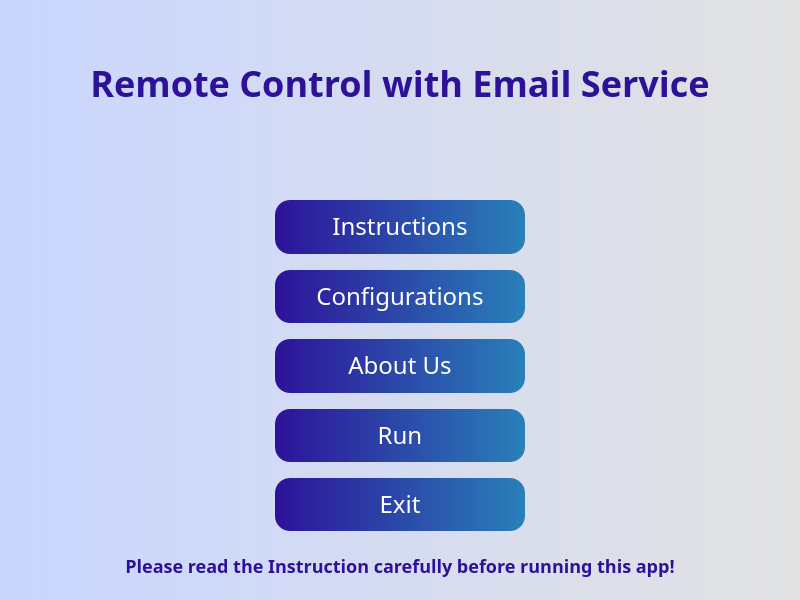
<?xml version="1.0" encoding="UTF-8"?>
<ui version="4.0">
 <class>ConfigWindow</class>
 <widget class="QMainWindow" name="ConfigWindow">
  <property name="geometry">
   <rect>
    <x>0</x>
    <y>0</y>
    <width>800</width>
    <height>600</height>
   </rect>
  </property>
  <property name="minimumSize">
   <size>
    <width>800</width>
    <height>600</height>
   </size>
  </property>
  <property name="maximumSize">
   <size>
    <width>800</width>
    <height>600</height>
   </size>
  </property>
  <property name="windowTitle">
   <string>Digital Contact List</string>
  </property>
  <property name="windowIcon">
   <iconset>
    <normaloff>assets/icons/contact.png</normaloff>assets/icons/contact.png</iconset>
  </property>
  <widget class="QWidget" name="centralwidget">
   <property name="styleSheet">
    <string notr="true">QPushButton {
	outline: none !important; 
}

QLabel {
	font-size: 16px;
	color: #333;
}</string>
   </property>
   <widget class="QStackedWidget" name="stackedWidget">
    <property name="geometry">
     <rect>
      <x>0</x>
      <y>0</y>
      <width>800</width>
      <height>600</height>
     </rect>
    </property>
    <property name="font">
     <font>
      <family>Arial</family>
     </font>
    </property>
    <property name="styleSheet">
     <string notr="true">QStackedWidget QWidget#homePage, QStackedWidget QWidget#insPage, QStackedWidget QWidget#configPage, QStackedWidget QWidget#aboutPage {
background: qlineargradient( x1:0 y1:0, x2:1 y2:0, stop:0 #C9D6FF,  stop:1 #E2E2E2);
}
/* stop:0 #acb6e5,  stop:1 #86fde8 */</string>
    </property>
    <property name="currentIndex">
     <number>0</number>
    </property>
    <widget class="QWidget" name="homePage">
     <property name="styleSheet">
      <string notr="true"/>
     </property>
     <widget class="QLabel" name="label">
      <property name="geometry">
       <rect>
        <x>0</x>
        <y>42</y>
        <width>800</width>
        <height>81</height>
       </rect>
      </property>
      <property name="font">
       <font>
        <family>SVN-Cookies</family>
        <pointsize>-1</pointsize>
        <weight>75</weight>
        <bold>true</bold>
       </font>
      </property>
      <property name="styleSheet">
       <string notr="true">font-size: 36px;
color: #2d1299;
font-weight: bold;</string>
      </property>
      <property name="text">
       <string>Remote Control with Email Service</string>
      </property>
      <property name="scaledContents">
       <bool>false</bool>
      </property>
      <property name="alignment">
       <set>Qt::AlignCenter</set>
      </property>
     </widget>
     <widget class="QWidget" name="widget" native="true">
      <property name="geometry">
       <rect>
        <x>275</x>
        <y>200</y>
        <width>250</width>
        <height>331</height>
       </rect>
      </property>
      <property name="styleSheet">
       <string notr="true">QPushButton {
	background: qlineargradient( x1:0 y1:0, x2:1 y2:0, stop:0 #2d1299,  stop:1 #2980b9);
	padding: 10px 8px 12px 8px;
	font-size: 24px;
	color: #fff;
	border: none;
	border-radius: 15px;
}

QPushButton:hover {
	background: qlineargradient( x1:0 y1:0, x2:1 y2:0, stop:0 #8e2de2,  stop:1 #4a00e0);
}</string>
      </property>
      <layout class="QVBoxLayout" name="verticalLayout_2">
       <property name="spacing">
        <number>16</number>
       </property>
       <item>
        <widget class="QPushButton" name="insBtn">
         <property name="font">
          <font>
           <family>SVN-Cookies</family>
           <pointsize>-1</pointsize>
           <weight>50</weight>
           <bold>false</bold>
          </font>
         </property>
         <property name="cursor">
          <cursorShape>PointingHandCursor</cursorShape>
         </property>
         <property name="styleSheet">
          <string notr="true"/>
         </property>
         <property name="text">
          <string>Instructions</string>
         </property>
        </widget>
       </item>
       <item>
        <widget class="QPushButton" name="configBtn">
         <property name="font">
          <font>
           <family>SVN-Cookies</family>
           <pointsize>-1</pointsize>
           <weight>50</weight>
           <bold>false</bold>
          </font>
         </property>
         <property name="cursor">
          <cursorShape>PointingHandCursor</cursorShape>
         </property>
         <property name="styleSheet">
          <string notr="true"/>
         </property>
         <property name="text">
          <string>Configurations</string>
         </property>
        </widget>
       </item>
       <item>
        <widget class="QPushButton" name="aboutBtn">
         <property name="font">
          <font>
           <family>SVN-Cookies</family>
           <pointsize>-1</pointsize>
           <weight>50</weight>
           <bold>false</bold>
          </font>
         </property>
         <property name="cursor">
          <cursorShape>PointingHandCursor</cursorShape>
         </property>
         <property name="text">
          <string>About Us</string>
         </property>
        </widget>
       </item>
       <item>
        <widget class="QPushButton" name="runBtn">
         <property name="font">
          <font>
           <family>SVN-Cookies</family>
           <pointsize>-1</pointsize>
           <weight>50</weight>
           <bold>false</bold>
          </font>
         </property>
         <property name="cursor">
          <cursorShape>PointingHandCursor</cursorShape>
         </property>
         <property name="text">
          <string>Run</string>
         </property>
        </widget>
       </item>
       <item>
        <widget class="QPushButton" name="exitBtn">
         <property name="font">
          <font>
           <family>SVN-Cookies</family>
           <pointsize>-1</pointsize>
           <weight>50</weight>
           <bold>false</bold>
          </font>
         </property>
         <property name="cursor">
          <cursorShape>PointingHandCursor</cursorShape>
         </property>
         <property name="text">
          <string>Exit</string>
         </property>
        </widget>
       </item>
      </layout>
     </widget>
     <widget class="QLabel" name="label_11">
      <property name="geometry">
       <rect>
        <x>370</x>
        <y>122</y>
        <width>60</width>
        <height>50</height>
       </rect>
      </property>
      <property name="text">
       <string/>
      </property>
      <property name="pixmap">
       <pixmap>remote_logo.png</pixmap>
      </property>
      <property name="scaledContents">
       <bool>true</bool>
      </property>
     </widget>
     <widget class="QLabel" name="label_12">
      <property name="geometry">
       <rect>
        <x>0</x>
        <y>550</y>
        <width>800</width>
        <height>31</height>
       </rect>
      </property>
      <property name="font">
       <font>
        <family>Quicksand</family>
        <pointsize>-1</pointsize>
        <weight>75</weight>
        <bold>true</bold>
       </font>
      </property>
      <property name="styleSheet">
       <string notr="true">font-size: 18px;
color: #2d1299;
font-weight: bold;</string>
      </property>
      <property name="text">
       <string>Please read the Instruction carefully before running this app!</string>
      </property>
      <property name="alignment">
       <set>Qt::AlignCenter</set>
      </property>
     </widget>
    </widget>
    <widget class="QWidget" name="insPage">
     <widget class="QLabel" name="label_2">
      <property name="geometry">
       <rect>
        <x>0</x>
        <y>30</y>
        <width>800</width>
        <height>51</height>
       </rect>
      </property>
      <property name="font">
       <font>
        <family>SVN-Cookies</family>
        <pointsize>-1</pointsize>
        <weight>75</weight>
        <bold>true</bold>
       </font>
      </property>
      <property name="styleSheet">
       <string notr="true">font-size: 30px;
color: #2d1299;
font-weight: bold;</string>
      </property>
      <property name="text">
       <string>Instructions</string>
      </property>
      <property name="alignment">
       <set>Qt::AlignCenter</set>
      </property>
     </widget>
     <widget class="QPushButton" name="insBack">
      <property name="geometry">
       <rect>
        <x>300</x>
        <y>535</y>
        <width>200</width>
        <height>28</height>
       </rect>
      </property>
      <property name="font">
       <font>
        <family>SVN-Cookies</family>
        <pointsize>-1</pointsize>
       </font>
      </property>
      <property name="cursor">
       <cursorShape>PointingHandCursor</cursorShape>
      </property>
      <property name="styleSheet">
       <string notr="true">QPushButton {
font-size: 20px;
color: #2d1299;
background-color: none;
border: none;
}

QPushButton:hover {
color: #8e2de2;
}</string>
      </property>
      <property name="text">
       <string>Back to Home</string>
      </property>
     </widget>
     <widget class="QWidget" name="insWidget" native="true">
      <property name="geometry">
       <rect>
        <x>100</x>
        <y>99</y>
        <width>600</width>
        <height>421</height>
       </rect>
      </property>
      <property name="styleSheet">
       <string notr="true">QWidget#insWidget {
	background-color: #fff;
	border-radius: 15px;
}

QLabel {
	font-size: 18px;
}</string>
      </property>
      <layout class="QVBoxLayout" name="verticalLayout_4" stretch="0">
       <property name="leftMargin">
        <number>16</number>
       </property>
       <property name="topMargin">
        <number>8</number>
       </property>
       <property name="rightMargin">
        <number>16</number>
       </property>
       <property name="bottomMargin">
        <number>8</number>
       </property>
       <item>
        <widget class="QLabel" name="label_9">
         <property name="font">
          <font>
           <family>Roboto</family>
           <pointsize>-1</pointsize>
          </font>
         </property>
         <property name="text">
          <string>&lt;html&gt;&lt;head/&gt;&lt;body&gt;&lt;p&gt;&lt;span style=&quot; font-size:11pt;&quot;&gt;Greeting from Group 8 - Hornors Program 2020, University of Science, VNUHCM. Thank you for using our application!&lt;/span&gt;&lt;/p&gt;&lt;p&gt;&lt;span style=&quot; font-size:11pt;&quot;&gt;Since you press the &lt;/span&gt;&lt;span style=&quot; font-size:11pt; font-weight:600;&quot;&gt;Run&lt;/span&gt;&lt;span style=&quot; font-size:11pt;&quot;&gt; button below, your computer can be controlled by someone that is allowed by you!&lt;/span&gt;&lt;/p&gt;&lt;p&gt;&lt;span style=&quot; font-size:11pt; font-weight:600;&quot;&gt;How can they do that? &lt;/span&gt;&lt;span style=&quot; font-size:11pt;&quot;&gt;using email, format of header,...&lt;/span&gt;&lt;/p&gt;&lt;p&gt;&lt;span style=&quot; font-size:11pt; font-weight:600;&quot;&gt;What things can they do with your device? &lt;/span&gt;&lt;span style=&quot; font-size:11pt;&quot;&gt;summary of featues...&lt;/span&gt;&lt;/p&gt;&lt;p&gt;&lt;span style=&quot; font-size:11pt;&quot;&gt;The controllers can see all of commands by sending an email with header &amp;quot;[R8GC] HELP&amp;quot; to the host mail set by you.&lt;/span&gt;&lt;/p&gt;&lt;p&gt;&lt;span style=&quot; font-size:11pt; font-weight:600;&quot;&gt;Notice:&lt;/span&gt;&lt;span style=&quot; font-size:11pt;&quot;&gt; Before running this app, please go to &lt;/span&gt;&lt;span style=&quot; font-size:11pt; font-weight:600;&quot;&gt;Configurations&lt;/span&gt;&lt;span style=&quot; font-size:11pt;&quot;&gt; to set up everything needed.&lt;/span&gt;&lt;/p&gt;&lt;p&gt;&lt;span style=&quot; font-size:11pt;&quot;&gt;(double click vào đây để chỉnh sửa)&lt;/span&gt;&lt;/p&gt;&lt;/body&gt;&lt;/html&gt;</string>
         </property>
         <property name="alignment">
          <set>Qt::AlignLeading|Qt::AlignLeft|Qt::AlignVCenter</set>
         </property>
         <property name="wordWrap">
          <bool>true</bool>
         </property>
        </widget>
       </item>
      </layout>
     </widget>
    </widget>
    <widget class="QWidget" name="configPage">
     <property name="styleSheet">
      <string notr="true"/>
     </property>
     <widget class="QPushButton" name="configBack">
      <property name="geometry">
       <rect>
        <x>300</x>
        <y>542</y>
        <width>200</width>
        <height>28</height>
       </rect>
      </property>
      <property name="font">
       <font>
        <family>SVN-Cookies</family>
        <pointsize>-1</pointsize>
       </font>
      </property>
      <property name="cursor">
       <cursorShape>PointingHandCursor</cursorShape>
      </property>
      <property name="styleSheet">
       <string notr="true">QPushButton {
font-size: 20px;
color: #2d1299;
background-color: none;
border: none;
}

QPushButton:hover {
color: #8e2de2;
}</string>
      </property>
      <property name="text">
       <string>Back to Home</string>
      </property>
     </widget>
     <widget class="QLabel" name="label_3">
      <property name="geometry">
       <rect>
        <x>0</x>
        <y>30</y>
        <width>800</width>
        <height>51</height>
       </rect>
      </property>
      <property name="font">
       <font>
        <family>SVN-Cookies</family>
        <pointsize>-1</pointsize>
        <weight>75</weight>
        <bold>true</bold>
       </font>
      </property>
      <property name="styleSheet">
       <string notr="true">font-size: 30px;
color: #2d1299;
font-weight: bold;</string>
      </property>
      <property name="text">
       <string>Configurations</string>
      </property>
      <property name="alignment">
       <set>Qt::AlignCenter</set>
      </property>
     </widget>
     <widget class="QWidget" name="configWidget" native="true">
      <property name="geometry">
       <rect>
        <x>100</x>
        <y>100</y>
        <width>600</width>
        <height>431</height>
       </rect>
      </property>
      <property name="styleSheet">
       <string notr="true">QWidget#configWidget {
	background-color: #fff;
	border-radius: 15px;
}

QLabel {
	font-size: 18px;
}</string>
      </property>
      <layout class="QVBoxLayout" name="verticalLayout_5" stretch="0">
       <property name="leftMargin">
        <number>16</number>
       </property>
       <property name="topMargin">
        <number>8</number>
       </property>
       <property name="rightMargin">
        <number>16</number>
       </property>
       <property name="bottomMargin">
        <number>8</number>
       </property>
       <item>
        <widget class="QLabel" name="label_13">
         <property name="font">
          <font>
           <family>Roboto</family>
           <pointsize>-1</pointsize>
          </font>
         </property>
         <property name="text">
          <string>&lt;html&gt;&lt;head/&gt;&lt;body&gt;&lt;p&gt;&lt;span style=&quot; font-size:11pt;&quot;&gt;1. QLineEdit cho việc nhập host mail&lt;/span&gt;&lt;/p&gt;&lt;p&gt;&lt;span style=&quot; font-size:11pt;&quot;&gt;2. White list (các mail được phép điều khiển)&lt;/span&gt;&lt;/p&gt;&lt;p&gt;&lt;span style=&quot; font-size:11pt;&quot;&gt;2.1. Basic white Litst (không được dùng explorer, pc, registry)&lt;/span&gt;&lt;/p&gt;&lt;p&gt;&lt;span style=&quot; font-size:11pt;&quot;&gt;2.2. Vip while list (full các lệnh)&lt;/span&gt;&lt;/p&gt;&lt;p&gt;&lt;span style=&quot; font-size:11pt;&quot;&gt;Sử dụng QListWidget để hiển thị danh sách, thêm, xóa&lt;/span&gt;&lt;/p&gt;&lt;p&gt;&lt;span style=&quot; font-size:11pt;&quot;&gt;3. QCheckbox, khởi động cùng Window&lt;/span&gt;&lt;/p&gt;&lt;p&gt;&lt;span style=&quot; font-size:11pt;&quot;&gt;4. Button save&lt;/span&gt;&lt;/p&gt;&lt;/body&gt;&lt;/html&gt;</string>
         </property>
         <property name="alignment">
          <set>Qt::AlignLeading|Qt::AlignLeft|Qt::AlignVCenter</set>
         </property>
         <property name="wordWrap">
          <bool>true</bool>
         </property>
        </widget>
       </item>
      </layout>
     </widget>
    </widget>
    <widget class="QWidget" name="aboutPage">
     <widget class="QLabel" name="label_4">
      <property name="geometry">
       <rect>
        <x>0</x>
        <y>85</y>
        <width>800</width>
        <height>51</height>
       </rect>
      </property>
      <property name="font">
       <font>
        <family>SVN-Cookies</family>
        <pointsize>-1</pointsize>
        <weight>75</weight>
        <bold>true</bold>
       </font>
      </property>
      <property name="styleSheet">
       <string notr="true">font-size: 30px;
color: #2d1299;
font-weight: bold;</string>
      </property>
      <property name="text">
       <string>About Us</string>
      </property>
      <property name="alignment">
       <set>Qt::AlignCenter</set>
      </property>
     </widget>
     <widget class="QWidget" name="aboutWidget" native="true">
      <property name="geometry">
       <rect>
        <x>100</x>
        <y>153</y>
        <width>600</width>
        <height>301</height>
       </rect>
      </property>
      <property name="styleSheet">
       <string notr="true">QWidget#aboutWidget {
	background-color: #fff;
	border-radius: 15px;
}

QLabel {
	font-size: 18px;
}</string>
      </property>
      <layout class="QVBoxLayout" name="verticalLayout_3" stretch="0,0,0">
       <property name="leftMargin">
        <number>16</number>
       </property>
       <property name="topMargin">
        <number>8</number>
       </property>
       <property name="rightMargin">
        <number>16</number>
       </property>
       <property name="bottomMargin">
        <number>8</number>
       </property>
       <item>
        <widget class="QLabel" name="label_6">
         <property name="font">
          <font>
           <family>SVN-Cookies</family>
           <pointsize>-1</pointsize>
           <weight>75</weight>
           <bold>true</bold>
          </font>
         </property>
         <property name="styleSheet">
          <string notr="true">font-size: 24px;
color: #2d1299;
font-weight: bold;</string>
         </property>
         <property name="text">
          <string>Remote Control with Email Service</string>
         </property>
         <property name="scaledContents">
          <bool>false</bool>
         </property>
         <property name="alignment">
          <set>Qt::AlignCenter</set>
         </property>
        </widget>
       </item>
       <item>
        <widget class="QLabel" name="label_5">
         <property name="font">
          <font>
           <family>Roboto</family>
           <pointsize>-1</pointsize>
           <weight>50</weight>
           <bold>false</bold>
          </font>
         </property>
         <property name="text">
          <string>This is our Final Project for Computer Networking Course
University of Science - VNUHCM</string>
         </property>
         <property name="alignment">
          <set>Qt::AlignCenter</set>
         </property>
         <property name="wordWrap">
          <bool>true</bool>
         </property>
        </widget>
       </item>
       <item>
        <widget class="QWidget" name="widget_41" native="true">
         <property name="font">
          <font>
           <family>Roboto</family>
          </font>
         </property>
         <layout class="QFormLayout" name="formLayout">
          <property name="verticalSpacing">
           <number>10</number>
          </property>
          <property name="topMargin">
           <number>0</number>
          </property>
          <item row="0" column="0">
           <widget class="QWidget" name="widget_42" native="true">
            <layout class="QHBoxLayout" name="horizontalLayout_27" stretch="0,0">
             <property name="topMargin">
              <number>0</number>
             </property>
             <property name="bottomMargin">
              <number>0</number>
             </property>
             <item>
              <spacer name="horizontalSpacer_5">
               <property name="orientation">
                <enum>Qt::Horizontal</enum>
               </property>
               <property name="sizeHint" stdset="0">
                <size>
                 <width>100</width>
                 <height>20</height>
                </size>
               </property>
              </spacer>
             </item>
             <item>
              <widget class="QLabel" name="label_114">
               <property name="font">
                <font>
                 <family>Roboto</family>
                 <pointsize>-1</pointsize>
                 <weight>75</weight>
                 <italic>false</italic>
                 <bold>true</bold>
                </font>
               </property>
               <property name="styleSheet">
                <string notr="true">font-weight: bold;</string>
               </property>
               <property name="text">
                <string>Lecturers:</string>
               </property>
               <property name="alignment">
                <set>Qt::AlignLeading|Qt::AlignLeft|Qt::AlignTop</set>
               </property>
              </widget>
             </item>
            </layout>
           </widget>
          </item>
          <item row="0" column="1">
           <widget class="QWidget" name="widget_43" native="true">
            <layout class="QVBoxLayout" name="verticalLayout_10">
             <property name="leftMargin">
              <number>0</number>
             </property>
             <property name="topMargin">
              <number>0</number>
             </property>
             <property name="rightMargin">
              <number>0</number>
             </property>
             <property name="bottomMargin">
              <number>0</number>
             </property>
             <item>
              <widget class="QLabel" name="label_115">
               <property name="font">
                <font>
                 <family>Roboto</family>
                 <pointsize>-1</pointsize>
                 <weight>50</weight>
                 <bold>false</bold>
                </font>
               </property>
               <property name="text">
                <string>Do Hoang Cuong</string>
               </property>
               <property name="alignment">
                <set>Qt::AlignLeading|Qt::AlignLeft|Qt::AlignTop</set>
               </property>
              </widget>
             </item>
            </layout>
           </widget>
          </item>
          <item row="1" column="0">
           <widget class="QWidget" name="widget_45" native="true">
            <layout class="QHBoxLayout" name="horizontalLayout_28" stretch="0,0">
             <property name="topMargin">
              <number>0</number>
             </property>
             <property name="bottomMargin">
              <number>0</number>
             </property>
             <item>
              <spacer name="horizontalSpacer_6">
               <property name="orientation">
                <enum>Qt::Horizontal</enum>
               </property>
               <property name="sizeHint" stdset="0">
                <size>
                 <width>100</width>
                 <height>20</height>
                </size>
               </property>
              </spacer>
             </item>
             <item>
              <widget class="QLabel" name="label_116">
               <property name="font">
                <font>
                 <family>Roboto</family>
                 <pointsize>-1</pointsize>
                 <weight>75</weight>
                 <bold>true</bold>
                </font>
               </property>
               <property name="styleSheet">
                <string notr="true">font-weight: bold;</string>
               </property>
               <property name="text">
                <string>Students:</string>
               </property>
               <property name="alignment">
                <set>Qt::AlignLeading|Qt::AlignLeft|Qt::AlignTop</set>
               </property>
              </widget>
             </item>
            </layout>
           </widget>
          </item>
          <item row="1" column="1">
           <widget class="QWidget" name="widget_46" native="true">
            <property name="font">
             <font>
              <family>Roboto</family>
              <pointsize>11</pointsize>
              <weight>50</weight>
              <bold>false</bold>
             </font>
            </property>
            <layout class="QVBoxLayout" name="verticalLayout_11">
             <property name="leftMargin">
              <number>0</number>
             </property>
             <property name="topMargin">
              <number>0</number>
             </property>
             <property name="rightMargin">
              <number>0</number>
             </property>
             <property name="bottomMargin">
              <number>0</number>
             </property>
             <item>
              <widget class="QLabel" name="label_117">
               <property name="font">
                <font>
                 <family>Roboto</family>
                 <pointsize>-1</pointsize>
                </font>
               </property>
               <property name="text">
                <string>Hoang Trong Vu - 20120025</string>
               </property>
               <property name="alignment">
                <set>Qt::AlignLeading|Qt::AlignLeft|Qt::AlignTop</set>
               </property>
              </widget>
             </item>
             <item>
              <widget class="QLabel" name="label_123">
               <property name="font">
                <font>
                 <family>Roboto</family>
                 <pointsize>-1</pointsize>
                </font>
               </property>
               <property name="text">
                <string>Tran Ngoc Do - 20120057</string>
               </property>
               <property name="alignment">
                <set>Qt::AlignLeading|Qt::AlignLeft|Qt::AlignTop</set>
               </property>
              </widget>
             </item>
             <item>
              <widget class="QLabel" name="label_124">
               <property name="font">
                <font>
                 <family>Roboto</family>
                 <pointsize>-1</pointsize>
                </font>
               </property>
               <property name="text">
                <string>Tran Huu Thien - 20120584</string>
               </property>
               <property name="alignment">
                <set>Qt::AlignLeading|Qt::AlignLeft|Qt::AlignTop</set>
               </property>
              </widget>
             </item>
            </layout>
           </widget>
          </item>
          <item row="2" column="0">
           <widget class="QWidget" name="widget_47" native="true">
            <layout class="QHBoxLayout" name="horizontalLayout_29" stretch="0,0">
             <property name="topMargin">
              <number>0</number>
             </property>
             <property name="bottomMargin">
              <number>0</number>
             </property>
             <item>
              <spacer name="horizontalSpacer_13">
               <property name="orientation">
                <enum>Qt::Horizontal</enum>
               </property>
               <property name="sizeHint" stdset="0">
                <size>
                 <width>100</width>
                 <height>20</height>
                </size>
               </property>
              </spacer>
             </item>
             <item>
              <widget class="QLabel" name="label_120">
               <property name="font">
                <font>
                 <family>Roboto</family>
                 <pointsize>-1</pointsize>
                 <weight>75</weight>
                 <bold>true</bold>
                </font>
               </property>
               <property name="styleSheet">
                <string notr="true">font-weight: bold;</string>
               </property>
               <property name="text">
                <string>Class:</string>
               </property>
               <property name="alignment">
                <set>Qt::AlignLeading|Qt::AlignLeft|Qt::AlignTop</set>
               </property>
              </widget>
             </item>
            </layout>
           </widget>
          </item>
          <item row="2" column="1">
           <widget class="QLabel" name="label_7">
            <property name="font">
             <font>
              <family>Roboto</family>
              <pointsize>-1</pointsize>
              <weight>50</weight>
              <bold>false</bold>
             </font>
            </property>
            <property name="text">
             <string>CNTN20</string>
            </property>
           </widget>
          </item>
         </layout>
        </widget>
       </item>
      </layout>
     </widget>
     <widget class="QPushButton" name="aboutBackBtn">
      <property name="geometry">
       <rect>
        <x>300</x>
        <y>465</y>
        <width>200</width>
        <height>28</height>
       </rect>
      </property>
      <property name="font">
       <font>
        <family>SVN-Cookies</family>
        <pointsize>-1</pointsize>
       </font>
      </property>
      <property name="cursor">
       <cursorShape>PointingHandCursor</cursorShape>
      </property>
      <property name="styleSheet">
       <string notr="true">QPushButton {
font-size: 20px;
color: #2d1299;
background-color: none;
border: none;
}

QPushButton:hover {
color: #8e2de2;
}</string>
      </property>
      <property name="text">
       <string>Back to Home</string>
      </property>
     </widget>
    </widget>
   </widget>
  </widget>
 </widget>
 <resources/>
 <connections/>
</ui>
